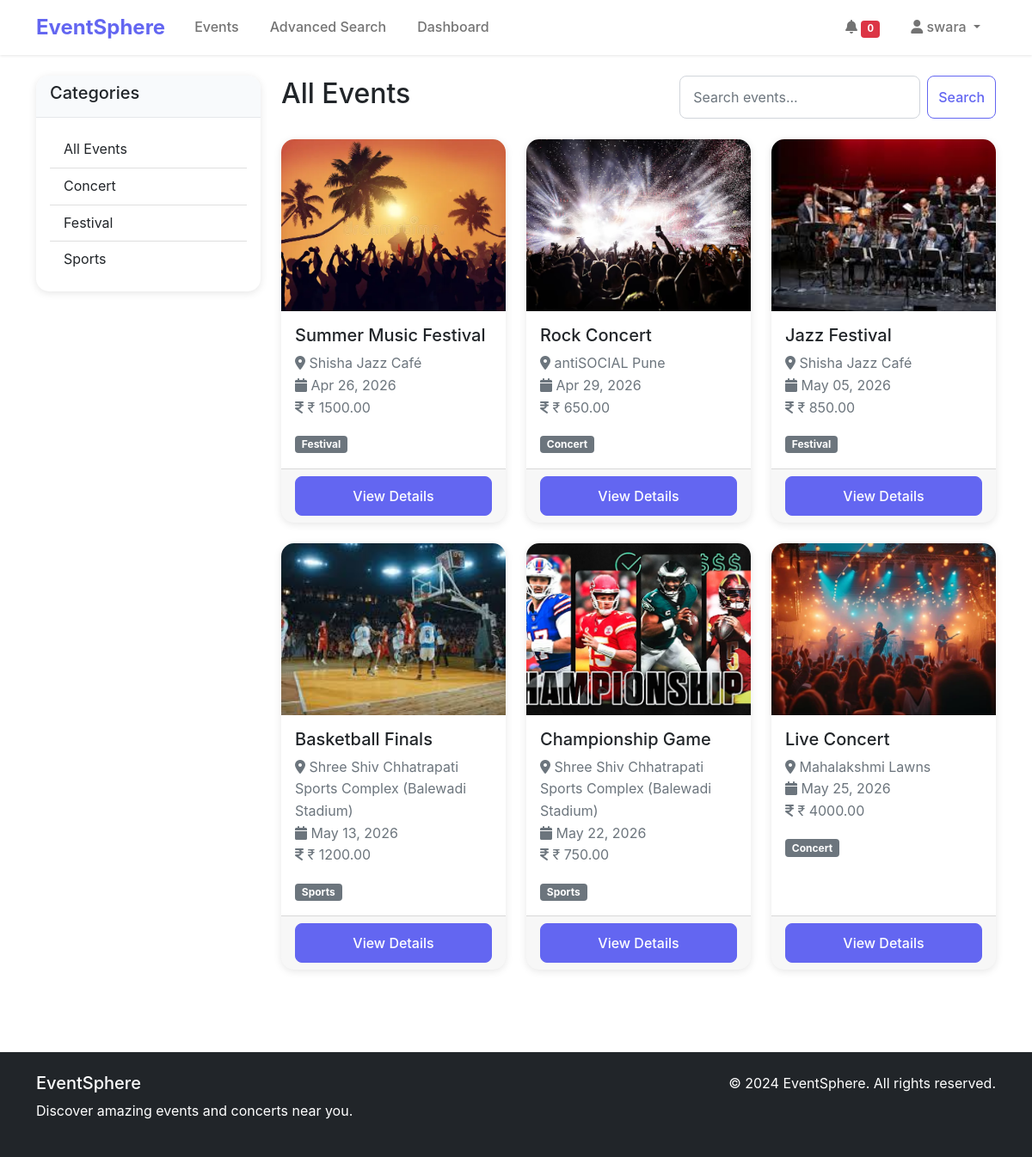
Page /events/ (signed in) on the committed database.
### events/models.py (models this page shows, shortened)
class Category(models.Model):
    name = models.CharField(max_length=100)
    slug = models.SlugField(unique=True)
    description = models.TextField(blank=True)
    image = models.ImageField(upload_to='categories/', blank=True, null=True)
    class Meta:
        verbose_name_plural = "Categories"

class Event(models.Model):
    title = models.CharField(max_length=200)
    description = models.TextField()
    category = models.ForeignKey(Category, on_delete=models.CASCADE)
    venue = models.ForeignKey(Venue, on_delete=models.CASCADE)
    date = models.DateTimeField()
    price = models.DecimalField(max_digits=10, decimal_places=2)
    image = models.ImageField(upload_to='events/', blank=True, null=True)
    created_by = models.ForeignKey(User, on_delete=models.CASCADE, null=True, blank=True)
    created_at = models.DateTimeField(auto_now_add=True)
    updated_at = models.DateTimeField(auto_now=True)
    is_active = models.BooleanField(default=True)
    class Meta:
        ordering = ['date']

class Venue(models.Model):
    name = models.CharField(max_length=200)
    address = models.TextField()
    city = models.CharField(max_length=100)
    state = models.CharField(max_length=100)
    zip_code = models.CharField(max_length=20)
    capacity = models.IntegerField(default=0)

### events/views.py (the view)
# urls.py: path('', views.event_list, name='event_list'),
def event_list(request):
    events = Event.objects.filter(is_active=True).order_by('date')
    categories = Category.objects.all()
    paginator = Paginator(events, 12)  # Show 12 events per page
    page_number = request.GET.get('page')
    page_obj = paginator.get_page(page_number)
    context = {
        'page_obj': page_obj,
        'categories': categories,
    }
    return render(request, 'events/event_list.html', context)

### templates/events/event_list.html (shortened to what this page needs)
{% extends 'base.html' %}
{% load static %}
{% block content %}
<div class="container py-4">
    <div class="row">
        <div class="col-md-3">
            <div class="card">
                <div class="card-header">
                    <h5>Categories</h5>
                </div>
                <div class="card-body">
                    <div class="list-group list-group-flush">
                        <a href="{% url 'events:event_list' %}" class="list-group-item list-group-item-action">
                            All Events
                        </a>
                        {% for category in categories %}
                        <a href="{% url 'events:events_by_category' category.slug %}"
                           class="list-group-item list-group-item-action">
                            {{ category.name }}
                        </a>
                        {% endfor %}
                    </div>
                </div>
            </div>
        </div>
        <div class="col-md-9">
            <div class="d-flex justify-content-between align-items-center mb-4">
                <h2>All Events</h2>
                <form method="GET" action="{% url 'events:search_events' %}" class="d-flex">
                    <input type="text" class="form-control me-2" name="q" placeholder="Search events...">
                    <button class="btn btn-outline-primary" type="submit">Search</button>
                </form>
            </div>
            <div class="row">
                {% for event in page_obj %}
                <div class="col-md-4 mb-4">
                    <div class="card event-card h-100">
                        {% if event.image %}
                        <img src="{{ event.image.url }}" class="card-img-top" alt="{{ event.title }}">
                        {% else %}
                        <div class="card-img-top bg-primary d-flex align-items-center justify-content-center" style="height: 200px;">
                            <i class="fas fa-calendar-alt fa-3x text-white"></i>
                        </div>
                        {% endif %}
                        <div class="card-body">
                            <h5 class="card-title">{{ event.title }}</h5>
                            <p class="card-text text-muted">
                                <i class="fas fa-map-marker-alt"></i> {{ event.venue.name }}<br>
                                <i class="fas fa-calendar"></i> {{ event.date|date:"M d, Y" }}<br>
                                <i class="fas fa-indian-rupee-sign"></i> ₹ {{ event.price }}
                            </p>
                            <span class="badge bg-secondary">{{ event.category.name }}</span>
                        </div>
                        <div class="card-footer">
                            <a href="{% url 'events:event_detail' event.pk %}" class="btn btn-primary w-100">View Details</a>
                        </div>
                    </div>
                </div>
                {% endfor %}
            </div>
        </div>
    </div>
</div>
{% endblock %}

### templates/base.html (shortened to what this page needs)
<!DOCTYPE html>
<html lang="en">
<head>
    {% load static %}
    <link href="https://cdn.jsdelivr.net/npm/bootstrap@5.1.3/dist/css/bootstrap.min.css" rel="stylesheet">
    <link href="https://cdnjs.cloudflare.com/ajax/libs/font-awesome/6.0.0/css/all.min.css" rel="stylesheet">
    <link href="{% static 'css/style.css' %}" rel="stylesheet">
</head>
<body>
    <nav class="navbar navbar-expand-lg navbar-light bg-white shadow-sm">
        <div class="container">
            <a class="navbar-brand fw-bold" href="{% url 'home' %}">EventSphere</a>
            <div class="collapse navbar-collapse" id="navbarNav">
                <ul class="navbar-nav me-auto">
                    <li class="nav-item">
                        <a class="nav-link" href="{% url 'events:event_list' %}">Events</a>
                    </li>
                    <li class="nav-item">
                        <a class="nav-link" href="{% url 'events:advanced_search' %}">Advanced Search</a>
                    </li>
                    {% if user.is_authenticated %}
                    <li class="nav-item">
                        <a class="nav-link" href="{% url 'dashboard:dashboard' %}">Dashboard</a>
                    </li>
                    {% endif %}
                </ul>
                <ul class="navbar-nav">
                    {% if user.is_authenticated %}
                    <li class="nav-item">
                        <a class="nav-link" href="{% url 'notifications:notification_list' %}">
                            <i class="fas fa-bell"></i>
                            <span class="badge bg-danger" id="notification-count" style="font-size: 0.7em;">0</span>
                        </a>
                    </li>
                    <li class="nav-item dropdown">
                        <a class="nav-link dropdown-toggle" href="#" id="navbarDropdown" role="button" data-bs-toggle="dropdown">
                            <i class="fas fa-user"></i> {{ user.username }}
                        </a>
                    </li>
                    {% endif %}
                </ul>
            </div>
        </div>
    </nav>
    <main>
        {% block content %}
        {% endblock %}
    </main>
    <footer class="bg-dark text-white py-4 mt-5">
        <div class="container">
            <div class="row">
                <div class="col-md-6">
                    <h5>EventSphere</h5>
                    <p>Discover amazing events and concerts near you.</p>
                </div>
                <div class="col-md-6 text-md-end">
                    <p>&copy; 2024 EventSphere. All rights reserved.</p>
                </div>
            </div>
        </div>
    </footer>
</body>
</html>

### static/css/style.css (style rules this page uses)
:root { --primary-color: #6366f1; --secondary-color: #8b5cf6; --dark-color: #1f2937; --light-color: #f8fafc; }
body { font-family: 'Inter', -apple-system, BlinkMacSystemFont, sans-serif; line-height: 1.6; }
.event-card { border: none; border-radius: 15px; overflow: hidden; transition: transform 0.3s ease, box-shadow 0.3s ease; }
.event-card .card-img-top { height: 200px; object-fit: cover; }
.navbar-brand { font-size: 1.5rem; color: var(--primary-color) !important; }
.navbar-nav .nav-link { font-weight: 500; margin: 0 10px; }
.btn-primary { background-color: var(--primary-color); border-color: var(--primary-color); border-radius: 8px; font-weight: 500; padding: 10px 20px; }
.btn-outline-primary { color: var(--primary-color); border-color: var(--primary-color); border-radius: 8px; font-weight: 500; }
.card { border: none; border-radius: 15px; box-shadow: 0 2px 10px rgba(0, 0, 0, 0.1); }
.card-header { background-color: var(--light-color); border-bottom: 1px solid #e5e7eb; border-radius: 15px 15px 0 0 !important; font-weight: 600; }
.form-control { border-radius: 8px; border: 1px solid #d1d5db; padding: 12px 15px; }
.shadow-sm { box-shadow: 0 1px 3px rgba(0, 0, 0, 0.1) !important; }
footer { margin-top: auto; }

### rows in the picture
Category: name "Concert"
Category: name "Festival"
Category: name "Sports"
Event: image (picture), title "Summer Music Festival", venue.name "Shisha Jazz Café", date "Apr 26, 2026", price "1500.00", category.name "Festival"
Event: image (picture), title "Rock Concert", venue.name "antiSOCIAL Pune", date "Apr 29, 2026", price "650.00", category.name "Concert"
Event: image (picture), title "Jazz Festival", venue.name "Shisha Jazz Café", date "May 05, 2026", price "850.00", category.name "Festival"
Event: image (picture), title "Basketball Finals", venue.name "Shree Shiv Chhatrapati Sports Complex (Balewadi Stadium)", date "May 13, 2026", price "1200.00", category.name "Sports"
Event: image (picture), title "Championship Game", venue.name "Shree Shiv Chhatrapati Sports Complex (Balewadi Stadium)", date "May 22, 2026", price "750.00", category.name "Sports"
Event: image (picture), title "Live Concert", venue.name "Mahalakshmi Lawns", date "May 25, 2026", price "4000.00", category.name "Concert"

### other values in the picture
{{ user.username }} "swara"
